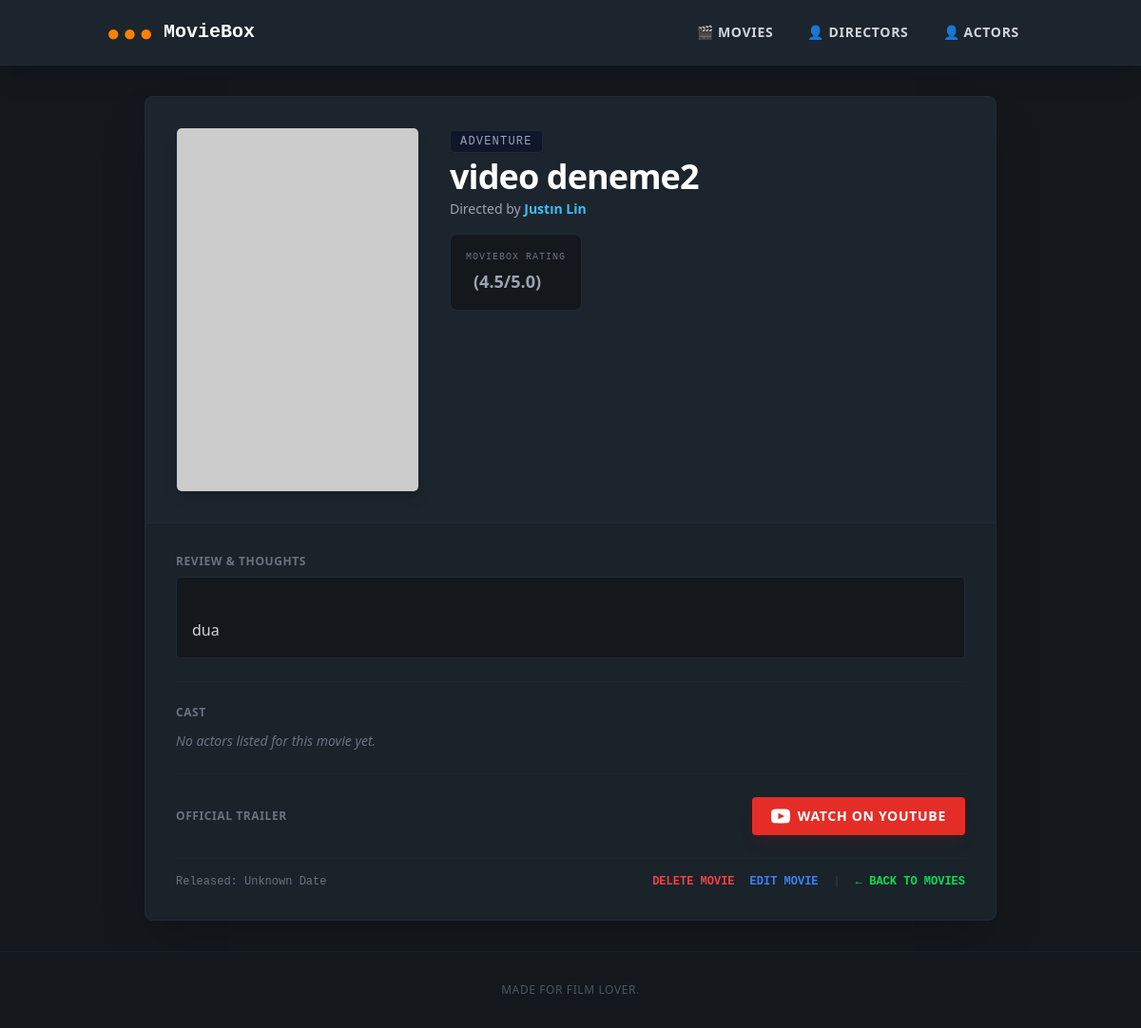
The app's page /movies/12/, older data.
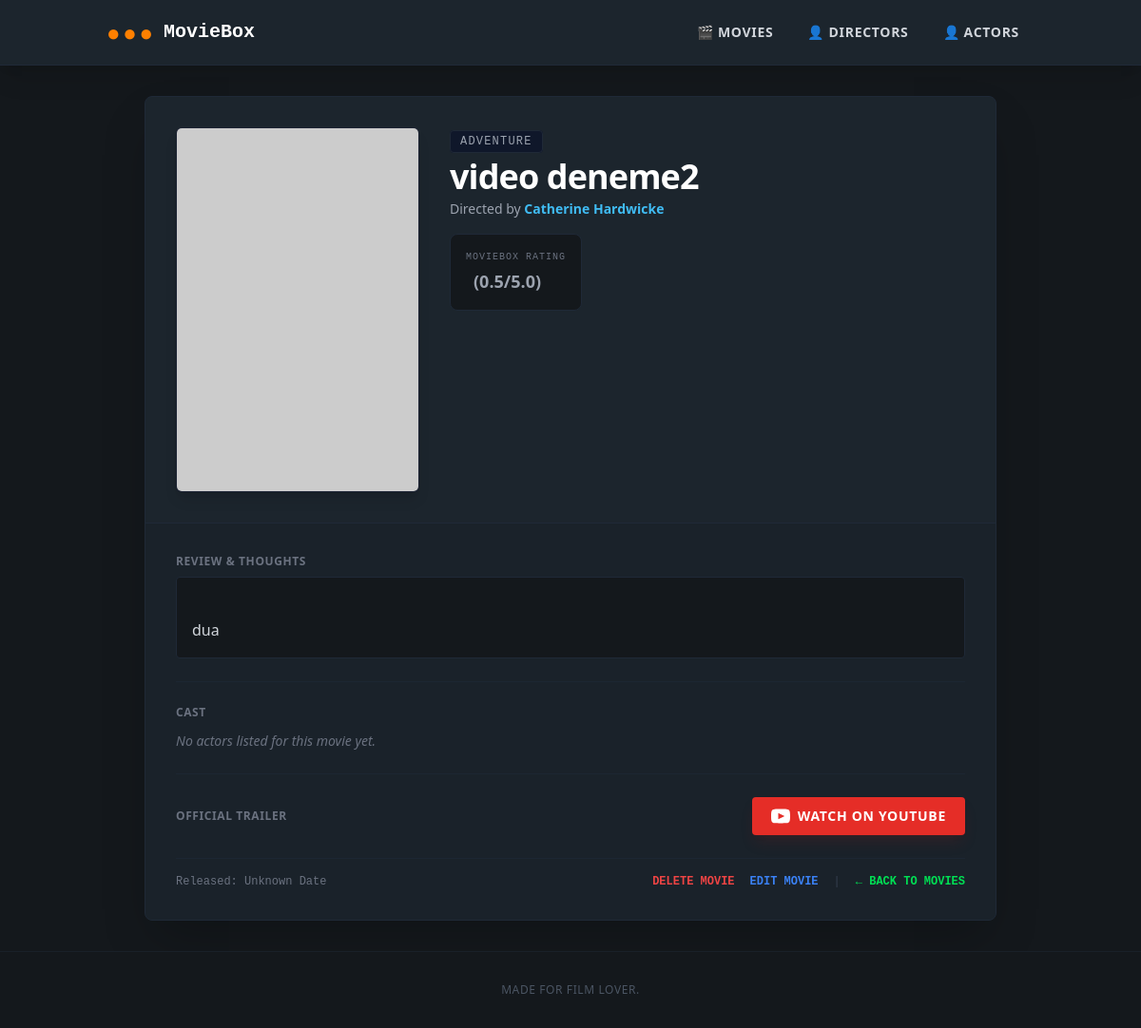
The same page, newer data.
### movies/models.py (models this page shows, shortened)
class Movie(models.Model):
    title = models.CharField(max_length=255)
    director = models.ForeignKey(Director, on_delete=models.CASCADE, related_name='movies')
    actor = models.ManyToManyField(Actor, related_name='movies', blank=True)
    comment = models.TextField(blank=True, null=True)
    genre = models.CharField(max_length=100)  # Ready for future grouping/filtering
    rating = models.FloatField(default=0.0)
    poster_url = models.URLField(blank=True, null=True, default="https://via.placeholder.com/300x450")
    release_date = models.DateField(blank=True, null=True)
    trailer_url = models.URLField(max_length=500, blank=True, null=True,
                                  help_text="YouTube Embed URL (ex: https://www.youtube.com/embed/...)")

### directors/models.py (models this page shows, shortened)
class Director(models.Model):
    name = models.CharField(max_length=255)
    bio = models.TextField(blank=True, null=True)
    birth_date = models.DateField(blank=True, null=True)
    image_url = models.URLField(blank=True, null=True, default="https://via.placeholder.com/150")

### movies/views.py (the view)
# urls.py: path('<int:pk>/', views.movie_detail, name='movie_detail'),
def movie_detail(request, pk):
    movie = get_object_or_404(Movie, pk=pk)
    return render(request, 'movies/movie_detail.html', {'movie': movie})

### templates/movies/movie_detail.html (shortened to what this page needs)
{% extends 'base.html' %}
{% block content %}
    <div class="max-w-4xl mx-auto bg-[#1c252d] border border-gray-800 rounded-lg overflow-hidden shadow-2xl">
        <div class="p-8 flex flex-col md:flex-row gap-8 items-start border-b border-gray-800">
            <div class="w-full md:w-64 aspect-[2/3] bg-slate-950 rounded-md overflow-hidden border border-gray-700/50 flex-shrink-0 shadow-lg">
                <img src="{{ movie.poster_url }}" alt="{{ movie.title }}" class="w-full h-full object-cover">
            </div>
            <div class="flex-grow space-y-4">
                <div>
                    <span class="text-xs bg-slate-900 text-gray-400 px-2.5 py-1 rounded border border-gray-800 font-mono uppercase tracking-widest">
                        {{ movie.genre }}
                    </span>
                    <h1 class="text-4xl font-black text-white tracking-tight mt-2">{{ movie.title }}</h1>
                    <p class="text-sm text-gray-400 mt-1">
                        Directed by
                        <a href="{% url 'director_detail' movie.director.pk %}"
                           class="text-[#40bcf4] hover:underline font-semibold">
                            {{ movie.director.name }}
                        </a>
                    </p>
                </div>
                <div class="bg-[#14181c] p-4 rounded-lg border border-gray-800 inline-flex flex-col gap-1">
                    <span class="text-[10px] text-gray-500 uppercase tracking-widest font-mono">MovieBox Rating</span>
                    <div class="flex items-baseline gap-2">
                        <span class="text-lg text-gray-400 font-bold">({{ movie.rating }}/5.0)</span>
                    </div>
                </div>
            </div>
        </div>
        <div class="p-8 bg-[#182027]/40 space-y-6">
            <div>
                <h3 class="text-xs font-bold uppercase tracking-wider text-gray-500 mb-2">Review & Thoughts</h3>
                <div class="bg-[#14181c] border border-gray-800 rounded p-4 text-gray-300 whitespace-pre-line text-base leading-relaxed">
                    {{ movie.comment|default:"No thoughts logged for this film yet." }}
                </div>
            </div>
            <div class="border-t border-gray-800/60 pt-6">
                <h3 class="text-xs font-bold uppercase tracking-wider text-gray-500 mb-3">Cast</h3>
                <div class="flex flex-wrap gap-2">
                    {% for actor in movie.actors.all %}
                        <span class="bg-[#14181c] border border-gray-800 text-[#00e054] px-3 py-1.5 rounded text-sm font-semibold hover:border-gray-700 transition-colors">
                            {{ actor.name }}
                        </span>
                    {% empty %}
                        <span class="text-gray-500 text-sm italic">No actors listed for this movie yet.</span>
                    {% endfor %}
                </div>
            </div>
            {% if movie.trailer_url %}
                <div class="mt-8 border-t border-gray-800/60 pt-6 flex items-center justify-between">
                    <h3 class="text-xs font-bold uppercase tracking-wider text-gray-500">Official Trailer</h3>
                    <a href="{{ movie.trailer_url }}" target="_blank"
                       class="inline-flex items-center gap-2 bg-[#e52d27] hover:bg-red-600 text-white font-bold text-sm uppercase tracking-wider px-5 py-2.5 rounded transition-colors shadow-lg shadow-red-900/20">
                        <svg class="w-5 h-5 fill-current" viewBox="0 0 24 24">
                            <path d="M19.615 3.184c-3.604-.246-11.631-.245-15.23 0-3.897.266-4.356 2.62-4.385 8.816.029 6.185.484 8.549 4.385 8.816 3.6.245 11.626.246 15.23 0 3.897-.266 4.356-2.62 4.385-8.816-.029-6.185-.484-8.549-4.385-8.816zm-10.615 12.816v-8l8 3.993-8 4.007z"/>
                        </svg>
                        Watch on YouTube
                    </a>
                </div>
            {% endif %}
            <div class="flex justify-between items-center text-xs text-gray-500 font-mono border-t border-gray-800/60 pt-4 mt-8">
                <span>Released: {{ movie.release_date|default:"Unknown Date" }}</span>
                <div class="flex items-center gap-4">
                    <a href="{% url 'movie_delete' movie.pk %}"
                       class="text-red-500 hover:text-red-400 hover:underline font-bold uppercase transition-colors">Delete Movie</a>
                    <a href="{% url 'movie_update' movie.pk %}"
                       class="text-blue-500 hover:text-blue-400 hover:underline font-bold uppercase transition-colors">Edit Movie</a>
                    <span class="text-gray-700">|</span>
                    <a href="{% url 'movie_list' %}" class="text-[#00e054] hover:underline font-bold uppercase">← Back to Movies</a>
                </div>
            </div>
        </div>
    </div>
{% endblock %}

### templates/base.html (shortened to what this page needs)
<!DOCTYPE html>
<html lang="en">
<head>
    <script src="https://cdn.tailwindcss.com"></script>
</head>
<body class="bg-[#14181c] text-[#9ab] min-h-screen flex flex-col font-sans antialiased">
    <header class="bg-[#1c252d] border-b border-gray-800 shadow-xl">
        <div class="container mx-auto px-6 py-4 flex justify-between items-center">
            <a href="/movies/" class="text-2xl font-black tracking-tighter text-white flex items-center gap-1 hover:opacity-90 transition-opacity">
                <span class="text-[#ff8000]">●</span><span class="text-[#ff8000]">●</span><span class="text-[#ff8000]">●</span>
                <span class="ml-2 font-mono tracking-normal text-xl">MovieBox</span>
            </a>
            <nav class="flex space-x-1 text-sm font-bold uppercase tracking-wider">
                <a href="/movies/" class="py-2 px-4 rounded text-gray-300 hover:text-[#00e054] hover:bg-slate-800/50 transition-all">
                    🎬 Movies
                </a>
                <a href="/directors/" class="py-2 px-4 rounded text-gray-300 hover:text-[#40bcf4] hover:bg-slate-800/50 transition-all">
                    👤 Directors
                </a>
                <a href="/actors/" class=" py-2 px-4 rounded text-gray-300 hover:text-[#40bcf4] hover:bg-slate-800/50 transition-all">
                    👤 Actors
                </a>
            </nav>
        </div>
    </header>
    <main class="flex-grow container mx-auto px-6 py-8">
        {% block content %}{% endblock %}
    </main>
    <footer class="bg-[#14181c] text-center py-8 text-xs text-gray-600 tracking-wider uppercase border-t border-gray-800/50">
        <p>Made for film lover.</p>
    </footer>
</body>
</html>

Row changes from the older to the newer data that the page shows:
changed Movie "video deneme2": director.name "Justın Lin" → "Catherine Hardwicke"; rating "4.5" → "0.5"
